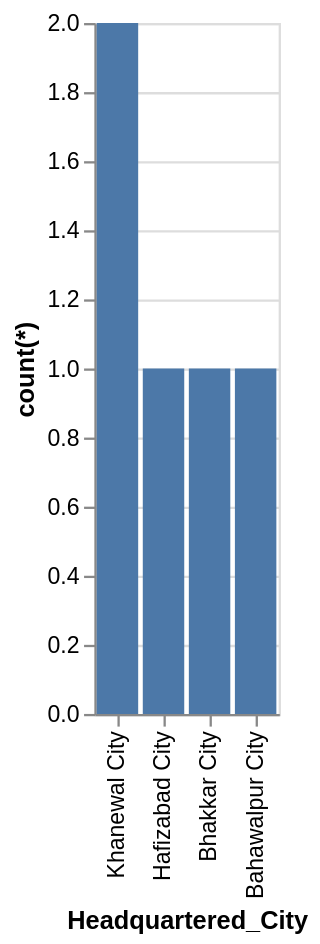

Write a Vega-Lite specification for this figure.
### Vega-Lite specification from a JSON file in a GitHub repository (floating-point values rounded to 4 significant figures)
{"data": {"values": [{"x_data": "Khanewal City", "y_data": 2}, {"x_data": "Hafizabad City", "y_data": 1}, {"x_data": "Bhakkar City", "y_data": 1}, {"x_data": "Bahawalpur City", "y_data": 1}]}, "mark": "bar", "encoding": {"x": {"field": "x_data", "type": "nominal", "title": "Headquartered_City", "sort": {"op": "sum", "field": "y_data", "order": "descending"}}, "y": {"field": "y_data", "type": "quantitative", "title": "count(*)"}}}
